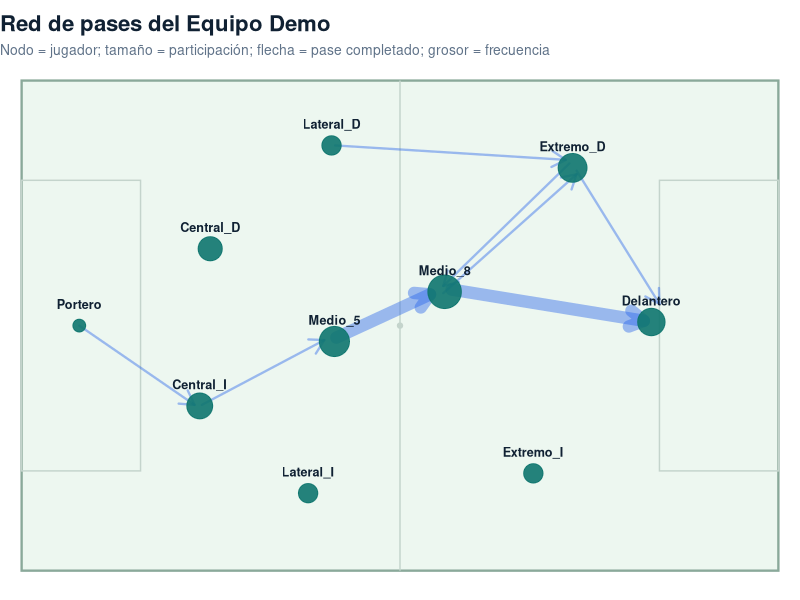
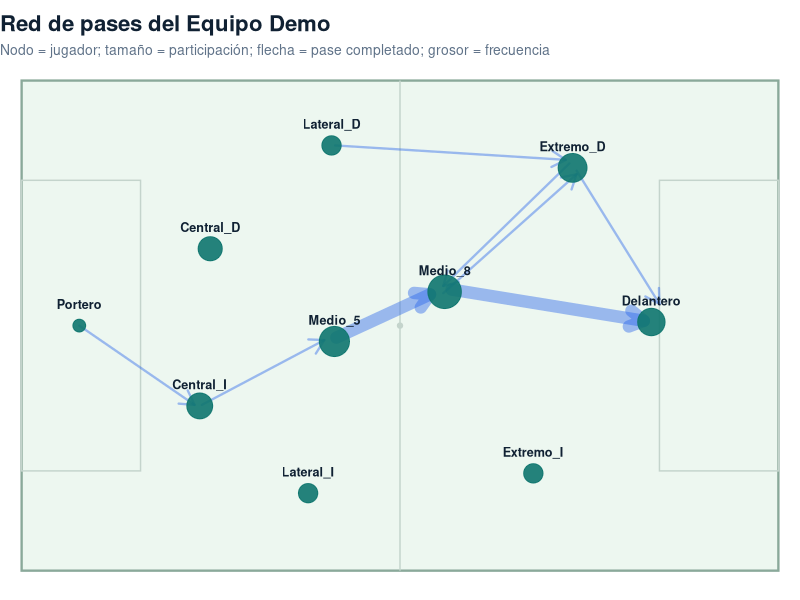

Source code (R) for these figures, in order:
## ---- chunk 1
# Load the libraries used in this walkthrough.
library(readr)
library(dplyr)
library(tidyr)
library(ggplot2)
library(scales)
library(knitr)
## ---- chunk 2
# Load the demo pass event data.
passes <- read_csv("pases_futbol_demo.csv", show_col_types = FALSE)

passes |> 
  head(8) |> 
  kable()
## ---- chunk 3
# Keep completed passes for the network construction.
completed <- passes |> 
  filter(outcome == "Complete")

summary_table <- tibble(
  metric = c("total_passes", "completed_passes", "completion_rate"),
  value = c(
    nrow(passes),
    nrow(completed),
    round(nrow(completed) / nrow(passes), 3)
  )
)

summary_table |> 
  kable()
## ---- chunk 4
# Build a directed weighted edge list.
edges <- completed |> 
  group_by(from_player, to_player) |> 
  summarise(
    pass_count = n(),
    x_start = mean(x_start),
    y_start = mean(y_start),
    x_end = mean(x_end),
    y_end = mean(y_end),
    .groups = "drop"
  ) |> 
  arrange(desc(pass_count))

edges |> 
  head(10) |> 
  kable()
## ---- chunk 5
# Estimate player positions from pass origins and receptions.
origins <- completed |> 
  transmute(player = from_player, x = x_start, y = y_start)

receptions <- completed |> 
  transmute(player = to_player, x = x_end, y = y_end)

node_positions <- bind_rows(origins, receptions) |> 
  group_by(player) |> 
  summarise(
    x = mean(x),
    y = mean(y),
    .groups = "drop"
  )

out_stats <- completed |> 
  count(player = from_player, name = "passes_given")

in_stats <- completed |> 
  count(player = to_player, name = "passes_received")

nodes <- node_positions |> 
  left_join(out_stats, by = "player") |> 
  left_join(in_stats, by = "player") |> 
  mutate(
    across(c(passes_given, passes_received), ~ replace_na(.x, 0)),
    participation = passes_given + passes_received,
    participation_share = participation / sum(participation)
  )

nodes |> 
  arrange(desc(participation)) |> 
  kable(digits = 3)
## ---- chunk 6
# Create an adjacency matrix from the edge list.
adjacency <- edges |> 
  select(from_player, to_player, pass_count) |> 
  pivot_wider(
    names_from = to_player,
    values_from = pass_count,
    values_fill = 0
  ) |> 
  arrange(from_player)

adjacency |> 
  kable()
## ---- chunk 7
# Keep only stronger connections for readability.
min_passes <- 2
plot_edges <- edges |> 
  filter(pass_count >= min_passes)

# Draw a simple football pitch with ggplot2.
pitch <- ggplot() +
  annotate("rect", xmin = 0, xmax = 105, ymin = 0, ymax = 68,
           fill = "#edf7f0", color = "#8aa99a", linewidth = 0.8) +
  annotate("segment", x = 52.5, xend = 52.5, y = 0, yend = 68,
           color = "#c4d4cc", linewidth = 0.5) +
  annotate("rect", xmin = 0, xmax = 16.5, ymin = 13.84, ymax = 54.16,
           fill = NA, color = "#c4d4cc", linewidth = 0.5) +
  annotate("rect", xmin = 88.5, xmax = 105, ymin = 13.84, ymax = 54.16,
           fill = NA, color = "#c4d4cc", linewidth = 0.5) +
  annotate("point", x = 52.5, y = 34, color = "#c4d4cc", size = 1.5) +
  coord_fixed(xlim = c(-3, 108), ylim = c(-3, 71), expand = FALSE) +
  theme_void()

network_plot <- pitch +
  geom_segment(
    data = plot_edges,
    aes(
      x = x_start,
      y = y_start,
      xend = x_end,
      yend = y_end,
      linewidth = pass_count
    ),
    color = "#2563eb",
    alpha = 0.42,
    arrow = arrow(length = unit(0.16, "inches")),
    lineend = "round"
  ) +
  geom_point(
    data = nodes,
    aes(x = x, y = y, size = participation),
    color = "#0f766e",
    alpha = 0.9
  ) +
  geom_text(
    data = nodes,
    aes(x = x, y = y + 3, label = player),
    size = 3.2,
    fontface = "bold",
    color = "#102133"
  ) +
  scale_size_continuous(range = c(4, 11), guide = "none") +
  scale_linewidth_continuous(range = c(0.8, 4.2), guide = "none") +
  labs(
    title = "Red de pases del Equipo Demo",
    subtitle = "Nodo = jugador; tamaño = participación; flecha = pase completado; grosor = frecuencia"
  ) +
  theme(
    plot.title = element_text(face = "bold", size = 16, color = "#102133"),
    plot.subtitle = element_text(size = 10, color = "#5f7288")
  )

network_plot
## ---- chunk 8
# Save the plot for reuse in an article or interactive artifact.
ggsave(
  filename = "red_pases_demo_R.png",
  plot = network_plot,
  width = 10,
  height = 6.5,
  dpi = 180
)
## ---- chunk 9
# Create a compact interpretation table.
player_summary <- nodes |> 
  mutate(
    participation_share = round(participation_share, 3)
  ) |> 
  select(player, passes_given, passes_received, participation, participation_share) |> 
  arrange(desc(participation))

player_summary |> 
  kable()
## ---- chunk 10
# Identify the strongest pass combinations.
strongest_connections <- edges |> 
  select(from_player, to_player, pass_count) |> 
  slice_head(n = 8)

strongest_connections |> 
  kable()
## ---- chunk 11
# Save derived tables for a future interactive site or handout.
write_csv(edges, "red_pases_edge_list_R.csv")
write_csv(nodes, "red_pases_nodes_R.csv")
write_csv(adjacency, "red_pases_adjacency_matrix_R.csv")

cat("Saved: red_pases_edge_list_R.csv\n")
cat("Saved: red_pases_nodes_R.csv\n")
cat("Saved: red_pases_adjacency_matrix_R.csv\n")
